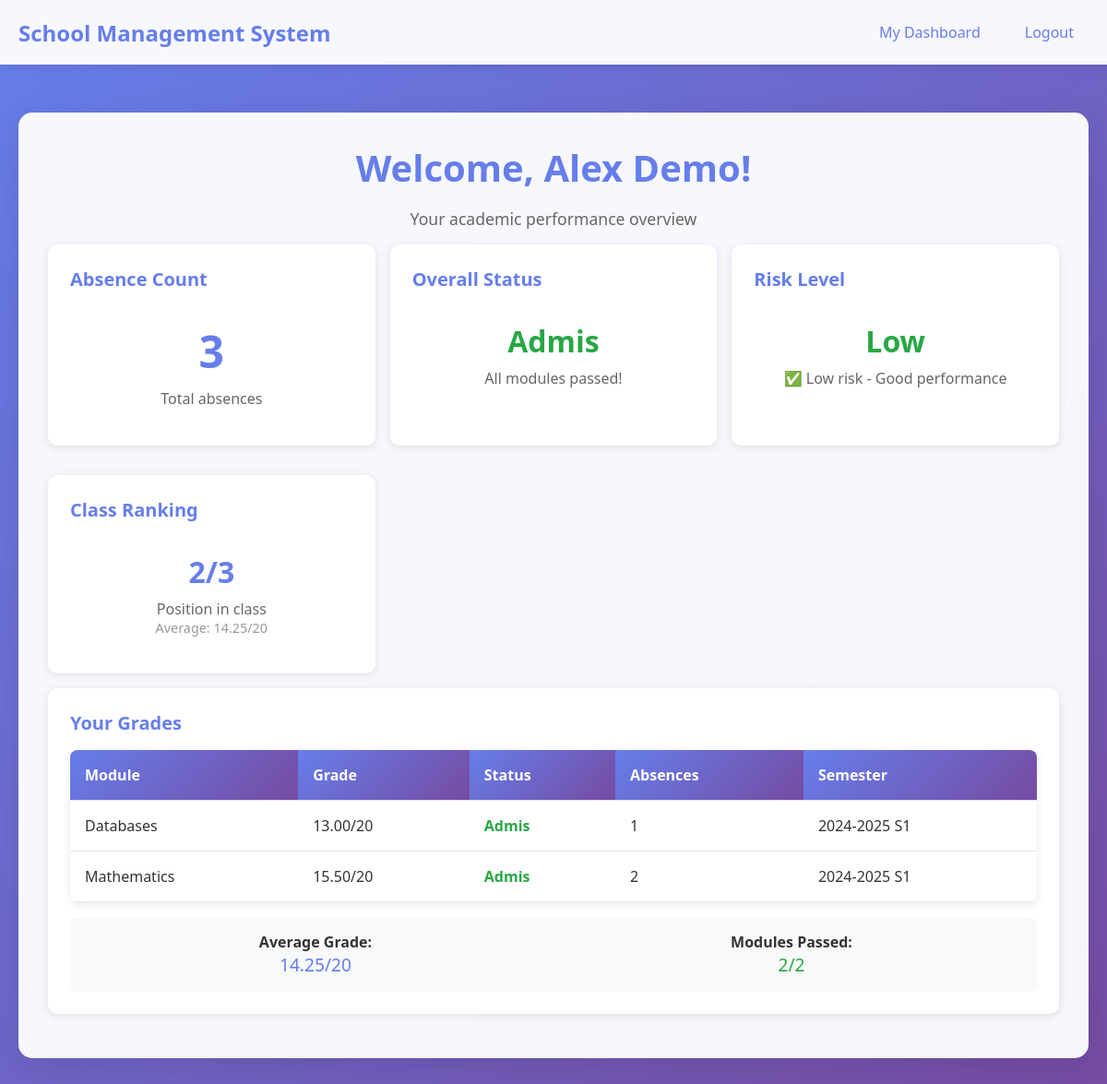
The app's page /student_dashboard (signed in) with its own data.
### tables this page shows
CREATE TABLE users (
            id INTEGER PRIMARY KEY AUTOINCREMENT,
            name TEXT NOT NULL,
            email TEXT UNIQUE NOT NULL,
            password TEXT NOT NULL,
            role TEXT NOT NULL
        );

CREATE TABLE grades (
            id INTEGER PRIMARY KEY AUTOINCREMENT,
            student_id INTEGER NOT NULL,
            module_name TEXT NOT NULL,
            grade REAL NOT NULL,
            teacher_name TEXT,
            academic_year TEXT DEFAULT '2024-2025',
            semester TEXT DEFAULT '1',
            created_at TIMESTAMP DEFAULT CURRENT_TIMESTAMP,
            FOREIGN KEY (student_id) REFERENCES users (id)
        );

### website/app.py (the view)
@app.route('/student_dashboard')
@login_required
def student_dashboard():
    if session.get('role') == 'admin':
        return redirect(url_for('admin_dashboard'))
    conn = sqlite3.connect('school.db')
    cursor = conn.cursor()
    cursor.execute('''
        SELECT g.module_name, g.grade, g.teacher_name, g.academic_year, g.semester,
               COALESCE(a.count, 0) as absences
        FROM grades g
        LEFT JOIN absences a ON (g.student_id = a.student_id AND g.module_name = a.module_name
                                AND g.academic_year = a.academic_year AND g.semester = a.semester)
        WHERE g.student_id = ?
        ORDER BY g.academic_year, g.semester, g.module_name
    ''', (session['user_id'],))
    grades = cursor.fetchall()
    conn.close()
    processed_grades = []
    total_absences = 0
    for module_name, grade, teacher_name, academic_year, semester, module_absences in grades:
        processed_grades.append({
            'module': module_name,
            'grade': grade,
            'status': 'Admis' if grade >= 10 else 'Non Admis',
            'teacher': teacher_name,
            'year': academic_year,
            'semester': semester,
            'absences': module_absences
        })
        total_absences += module_absences
    risk_level = get_student_risk_level(session['user_id'])
    ranking, total_students, avg_grade = get_student_ranking(session['user_id'])
    evolution_data = get_student_evolution(session['user_id'])
    return render_template('student_dashboard.html',
                         grades=processed_grades,
                         total_absences=total_absences,
                         name=session['name'],
                         risk_level=risk_level,
                         ranking=ranking,
                         total_students=total_students,
                         avg_grade=avg_grade,
                         evolution_data=evolution_data)

### website/app.py (called while the page is built)
def login_required(f):
    @wraps(f)
    def decorated_function(*args, **kwargs):
        if 'user_id' not in session:
            return redirect(url_for('login'))
        return f(*args, **kwargs)
    return decorated_function

def get_student_ranking(student_id):
    conn = sqlite3.connect('school.db')
    cursor = conn.cursor()
    cursor.execute('''
        SELECT u.id, u.name, AVG(g.grade) as avg_grade
        FROM users u
        LEFT JOIN grades g ON u.id = g.student_id
        WHERE u.role = 'student'
        GROUP BY u.id, u.name
        ORDER BY avg_grade DESC
    ''')
    students = cursor.fetchall()
    conn.close()
    for i, (sid, name, avg_grade) in enumerate(students, 1):
        if sid == student_id:
            return i, len(students), avg_grade or 0
    return None, len(students), 0

def get_student_evolution(student_id):
    conn = sqlite3.connect('school.db')
    cursor = conn.cursor()
    cursor.execute('''
        SELECT academic_year, semester, AVG(grade) as avg_grade,
               COUNT(CASE WHEN grade >= 10 THEN 1 END) as passed,
               COUNT(*) as total
        FROM grades
        WHERE student_id = ?
        GROUP BY academic_year, semester
        ORDER BY academic_year, semester
    ''', (student_id,))
    evolution_data = cursor.fetchall()
    conn.close()
    result = []
    for year, semester, avg_grade, passed, total in evolution_data:
        success_rate = (passed / total * 100) if total > 0 else 0
        result.append({
            'period': f"{year} S{semester}",
            'avg_grade': round(avg_grade, 2) if avg_grade else 0,
            'success_rate': round(success_rate, 1)
        })
    return result

### website/templates/student_dashboard.html (shortened to what this page needs)
{% extends "base.html" %}
{% block content %}
<div class="text-center mb-2">
    <h1 style="font-size: 2.5rem; margin-bottom: 1rem; color: #667eea;">Welcome, {{ name }}!</h1>
    <p style="font-size: 1.1rem; color: #666;">Your academic performance overview</p>
</div>
<div class="grid">
    <div class="card">
        <div class="card-header">Absence Count</div>
        <div style="text-align: center; padding: 1rem;">
            <div style="font-size: 3rem; font-weight: bold; color: #667eea;">{{ total_absences }}</div>
            <p style="color: #666; margin-top: 0.5rem;">Total absences</p>
        </div>
    </div>
    <div class="card">
        <div class="card-header">Overall Status</div>
        <div style="text-align: center; padding: 1rem;">
            {% if grades %}
                {% set all_admis = grades | selectattr('status', 'equalto', 'Admis') | list | length %}
                {% set total_modules = grades | length %}
                {% if all_admis == total_modules %}
                    <div style="font-size: 2rem; font-weight: bold; color: #28a745;">Admis</div>
                    <p style="color: #666; margin-top: 0.5rem;">All modules passed!</p>
                {% else %}
                    <div style="font-size: 2rem; font-weight: bold; color: #dc3545;">Non Admis</div>
                    <p style="color: #666; margin-top: 0.5rem;">{{ total_modules - all_admis }} module(s) to retake</p>
                {% endif %}
            {% else %}
                <div style="font-size: 2rem; font-weight: bold; color: #6c757d;">No Grades</div>
                <p style="color: #666; margin-top: 0.5rem;">No grades recorded yet</p>
            {% endif %}
        </div>
    </div>
    <div class="card">
        <div class="card-header">Risk Level</div>
        <div style="text-align: center; padding: 1rem;">
            <div style="font-size: 2rem; font-weight: bold; color: {{ '#dc3545' if risk_level == 'high' else '#ffc107' if risk_level == 'medium' else '#28a745' }};">
                {{ risk_level.title() }}
            </div>
            <p style="color: #666; margin-top: 0.5rem;">
                {% if risk_level == 'high' %}
                    ⚠️ High risk - Immediate attention needed
                {% elif risk_level == 'medium' %}
                    📚 Medium risk - Additional support recommended
                {% else %}
                    ✅ Low risk - Good performance
                {% endif %}
            </p>
        </div>
    </div>
    <div class="card">
        <div class="card-header">Class Ranking</div>
        <div style="text-align: center; padding: 1rem;">
            {% if ranking %}
                <div style="font-size: 2rem; font-weight: bold; color: #667eea;">{{ ranking }}/{{ total_students }}</div>
                <p style="color: #666; margin-top: 0.5rem;">Position in class</p>
                <p style="color: #999; font-size: 0.9rem;">Average: {{ "%.2f"|format(avg_grade) }}/20</p>
            {% else %}
                <div style="font-size: 2rem; font-weight: bold; color: #6c757d;">-</div>
                <p style="color: #666; margin-top: 0.5rem;">No ranking available</p>
            {% endif %}
        </div>
    </div>
</div>
<div class="card">
    <div class="card-header">Your Grades</div>
    {% if grades %}
        <table class="table">
            <thead>
                <tr>
                    <th>Module</th>
                    <th>Grade</th>
                    <th>Status</th>
                    <th>Absences</th>
                    <th>Semester</th>
                </tr>
            </thead>
            <tbody>
                {% for grade in grades %}
                    <tr>
                        <td>{{ grade.module }}</td>
                        <td>{{ "%.2f"|format(grade.grade) }}/20</td>
                        <td class="status-{{ 'admis' if grade.status == 'Admis' else 'non-admis' }}">
                            {{ grade.status }}
                        </td>
                        <td>{{ grade.absences }}</td>
                        <td>{{ grade.year }} S{{ grade.semester }}</td>
                    </tr>
                {% endfor %}
            </tbody>
        </table>
        <div style="margin-top: 1rem; padding: 1rem; background: #f8f9fa; border-radius: 8px;">
            <div class="grid">
                <div style="text-align: center;">
                    <strong>Average Grade:</strong><br>
                    <span style="font-size: 1.2rem; color: #667eea;">
                        {{ "%.2f"|format((grades | sum(attribute='grade')) / grades | length) }}/20
                    </span>
                </div>
                <div style="text-align: center;">
                    <strong>Modules Passed:</strong><br>
                    <span style="font-size: 1.2rem; color: #28a745;">
                        {{ grades | selectattr('status', 'equalto', 'Admis') | list | length }}/{{ grades | length }}
                    </span>
                </div>
            </div>
        </div>
    {% else %}
        <div class="text-center" style="padding: 2rem; color: #666;">
            <p>No grades have been recorded for you yet.</p>
            <p style="font-size: 0.9rem; margin-top: 0.5rem;">Please contact your administrator.</p>
        </div>
    {% endif %}
</div>
{% endblock %}

### website/templates/base.html (shortened to what this page needs)
<!DOCTYPE html>
<html lang="en">
<head>
</head>
<body>
    {% if session.user_id %}
    <div class="header">
        <div class="header-content">
            <div class="logo">School Management System</div>
            <div class="nav-links">
                {% if session.role == 'admin' %}
                    <a href="{{ url_for('admin_dashboard') }}">Admin Dashboard</a>
                    <a href="{{ url_for('analytics') }}">Analytics</a>
                {% else %}
                    <a href="{{ url_for('student_dashboard') }}">My Dashboard</a>
                {% endif %}
                <a href="{{ url_for('logout') }}">Logout</a>
            </div>
        </div>
    </div>
    {% endif %}
    <div class="container">
        <div class="main-content">
            {% block content %}{% endblock %}
        </div>
    </div>
</body>
</html>

### website/templates/base.html (style rules this page uses)
* { margin: 0; padding: 0; box-sizing: border-box; }
body { font-family: 'Segoe UI', Tahoma, Geneva, Verdana, sans-serif; background: linear-gradient(135deg, #667eea 0%, #764ba2 100%); min-height: 100vh; color: #333; }
.container { max-width: 1200px; margin: 0 auto; padding: 20px; }
.header { background: rgba(255, 255, 255, 0.95); backdrop-filter: blur(10px); padding: 1rem 0; box-shadow: 0 2px 10px rgba(0, 0, 0, 0.1); margin-bottom: 2rem; }
.header-content { display: flex; justify-content: space-between; align-items: center; max-width: 1200px; margin: 0 auto; padding: 0 20px; }
.logo { font-size: 1.5rem; font-weight: bold; color: #667eea; }
.nav-links { display: flex; gap: 1rem; }
.nav-links a { text-decoration: none; color: #667eea; padding: 0.5rem 1rem; border-radius: 5px; transition: background-color 0.3s; }
.main-content { background: rgba(255, 255, 255, 0.95); backdrop-filter: blur(10px); border-radius: 15px; padding: 2rem; box-shadow: 0 8px 32px rgba(0, 0, 0, 0.1); margin-bottom: 2rem; }
.table { width: 100%; border-collapse: collapse; margin-top: 1rem; background: white; border-radius: 8px; overflow: hidden; box-shadow: 0 2px 10px rgba(0, 0, 0, 0.1); }
.table th, .table td { padding: 1rem; text-align: left; border-bottom: 1px solid #e1e5e9; }
.table th { background: linear-gradient(135deg, #667eea 0%, #764ba2 100%); color: white; font-weight: 600; }
.status-admis { color: #28a745; font-weight: bold; }
.card { background: white; border-radius: 10px; padding: 1.5rem; margin-bottom: 1rem; box-shadow: 0 2px 10px rgba(0, 0, 0, 0.1); }
.card-header { font-size: 1.25rem; font-weight: bold; margin-bottom: 1rem; color: #667eea; }
.grid { display: grid; grid-template-columns: repeat(auto-fit, minmax(300px, 1fr)); gap: 1rem; }
.text-center { text-align: center; }
.mb-2 { margin-bottom: 1rem; }

### records on screen
users: name "Alex Demo"
grades: module "Databases", grade "13.00", status "Admis", absences "1", year "2024-2025", semester "1"
grades: module "Mathematics", grade "15.50", status "Admis", absences "2", year "2024-2025", semester "1"

### other values on screen
{{ total_absences }} "3"
{{ risk_level.title() }} "Low"
{{ ranking }} "2"
{{ total_students }} "3"
{{ "%.2f"|format(avg_grade) }} "14.25"
{{ "%.2f"|format((grades | sum(attribute='grade')) / grades | length) }} "14.25"
{{ grades | selectattr('status', 'equalto', 'Admis') | list | length }} "2"
{{ grades | length }} "2"
